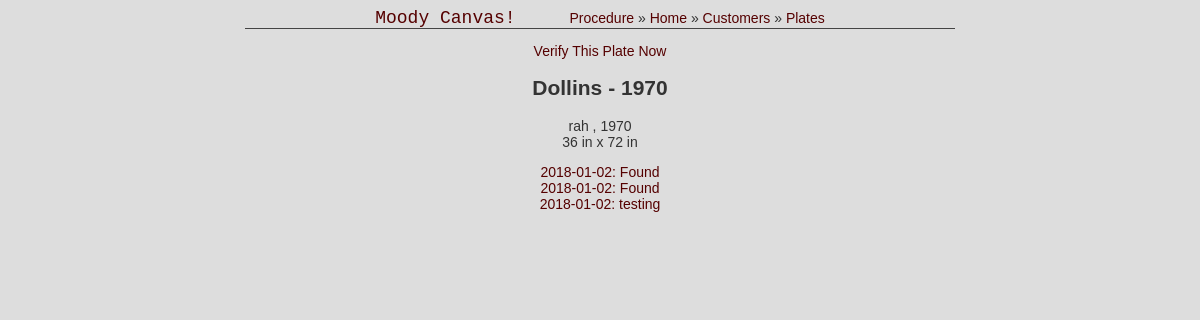
The app's page /Moody/Dollins/1970/ with its own data.
### Moody/models.py (models this page shows, shortened)
class Verif(models.Model):
    plate_id = models.ForeignKey(Plate, on_delete=models.CASCADE)
    verif_date = models.DateTimeField('date performed')
    verif_foot = models.IntegerField()
    verif_north = models.IntegerField(default=4)
    verif_NS = models.IntegerField()
    verif_EW = models.IntegerField()
    verif_top = models.FloatField()
    verif_bot = models.FloatField()
    verif_start = models.FloatField()
    verif_end = models.FloatField()
    verif_rep = models.IntegerField()
    verif_flat = models.IntegerField()
    verif_grade = models.CharField(max_length=4)
    verif_len = models.IntegerField()
    verif_wid = models.IntegerField()
    verif_diag = models.IntegerField()
    clos_7 = models.IntegerField()
    clos_8 = models.IntegerField()
    verif_cert = models.TextField(max_length=50)
    verif_tech = models.TextField(max_length=50)
    verif_descr = models.TextField(max_length=50)
    verif_min = models.IntegerField()
    verif_max = models.IntegerField()
    def __str__(self):
        return str(self.verif_date.date())

class Plate(models.Model):
    cust_id = models.ForeignKey(Customer, on_delete=models.CASCADE)
    plate_id = models.CharField(max_length=50)
    plate_sn = models.CharField(max_length=50)
    plate_mfr = models.CharField(max_length=50)
    plate_wid = models.IntegerField()
    plate_len = models.IntegerField()

### Moody/views.py (the view)
# urls.py: path('<str:custname>/<str:id_no>/', views.VerifsView.as_view(), name='verifs'),
class VerifsView(generic.ListView):
    template_name = 'Moody/verifs.html'
    context_object_name = 'recent_verifs'
    def get_queryset(self):
        return Verif.objects.filter(plate_id=Plate.objects.get(plate_id=self.kwargs['id_no']))

### Moody/templates/Moody/verifs.html (shortened to what this page needs)
<!DOCTYPE html>
<html>
<head>
</head>
<body>
    <div id="header">
        <ul id="nav">
            <li><a href="{% url 'home:index' %}" style="font-size: 18px; font-family: Courier New, Courier, monospace; margin-right: 50px;">Moody Canvas!</a></li>
            <li><a rel="dead placeholder link">Procedure</a> &raquo;</li>
            <li><a href="{% url 'Moody:index' %}">Home</a> &raquo;</li>
            <li><a href="{% url 'Moody:customers' %}">Customers</a> &raquo;</li>
            <li><a href="{% url 'Moody:plates' view.kwargs.custname %}">Plates</a></li>
        </ul>
    </div>
    {% if not recent_verifs %}
    <h2>No verifications on this plate.</h2>
    <p><a href="{% url 'Moody:new_verif' view.kwargs.custname view.kwargs.id_no %}">Verify This Plate Now</a></p>
    {% else %}
    <p><a href="{% url 'Moody:new_verif' view.kwargs.custname view.kwargs.id_no %}">Verify This Plate Now</a></p>
    <h2>{{ view.kwargs.custname }} - {{ view.kwargs.id_no }}</h2>
    <p>{{ recent_verifs.0.plate_id.plate_mfr }}, {{ recent_verifs.0.plate_id.plate_sn }}<br />{{ recent_verifs.0.plate_id.plate_wid }} in x {{ recent_verifs.0.plate_id.plate_len }} in</p>
    <ul>
        {% for v in recent_verifs %}
        <li><a href="{% url 'Moody:summary' view.kwargs.custname view.kwargs.id_no v.id %}">{{ v }}: {{ v.verif_descr }}</a></li>
        {% endfor %}
    </ul>
    {% endif %}
</body>
</html>

### Moody/templates/Moody/verifs.html (style rules this page uses)
a, a:visited, a:active { color: #500; text-decoration: none; }
ul, li { list-style-type: none; list-style-position: inside; padding: 0; margin: 0; }
#nav { list-style-type: none; display: inline-block; margin: 0 auto; }
#nav li { list-style-type: none; display: inline-block; }
#header { position: relative; display: inline-block; margin: 0 auto; text-align: center; width: 60%; border-bottom: 1px solid #444; }

### records on screen
Verif: plate_id.plate_mfr "rah", plate_id.plate_sn "1970", plate_id.plate_wid "36", plate_id.plate_len "72", verif_date "2018-01-02", verif_descr "Found"
Verif: verif_date "2018-01-02", verif_descr "Found"
Verif: verif_date "2018-01-02", verif_descr "testing"

### other values on screen
{{ view.kwargs.custname }} "Dollins"
{{ view.kwargs.id_no }} "1970"
